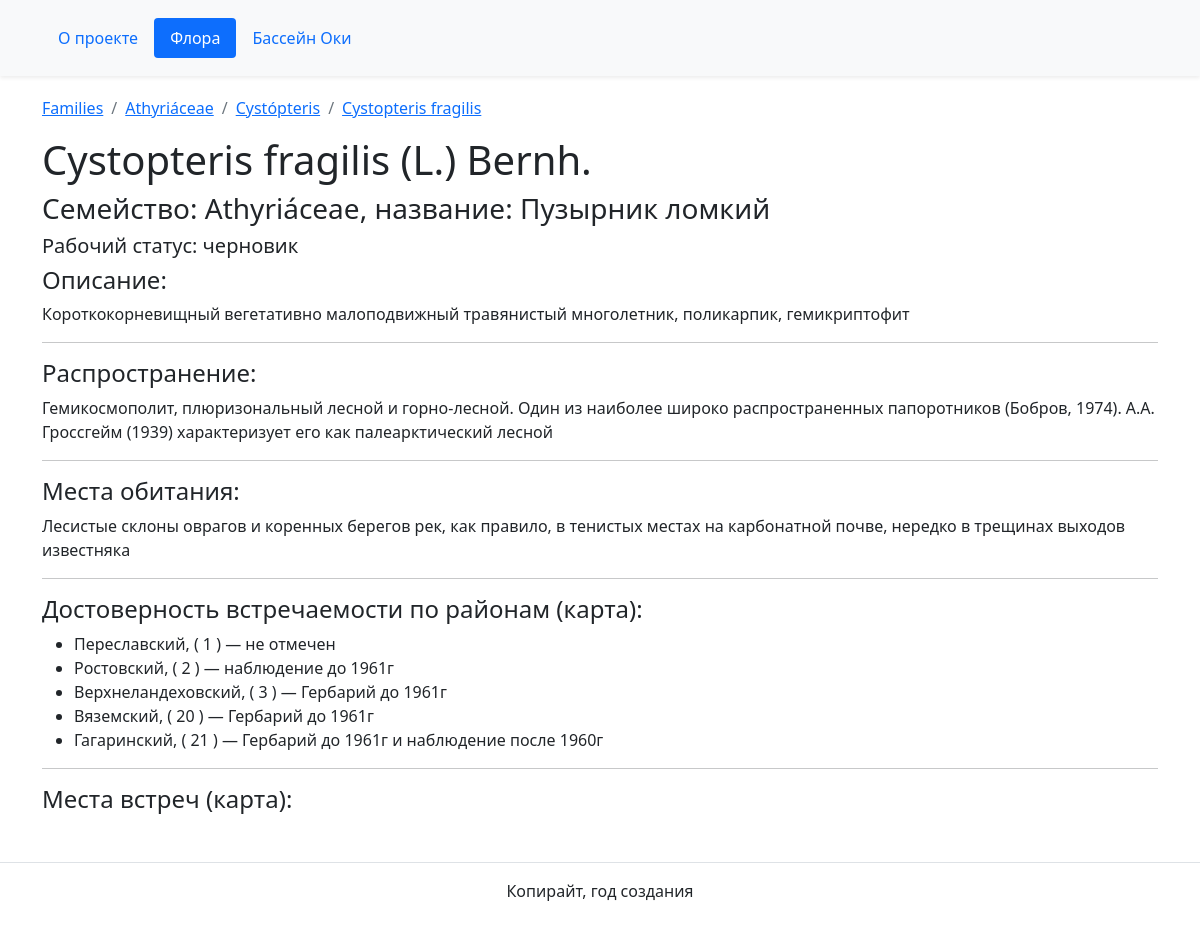
The app's page /flora/Athyriáceae/Cystópteris/Cystopteris fragilis/, older data.
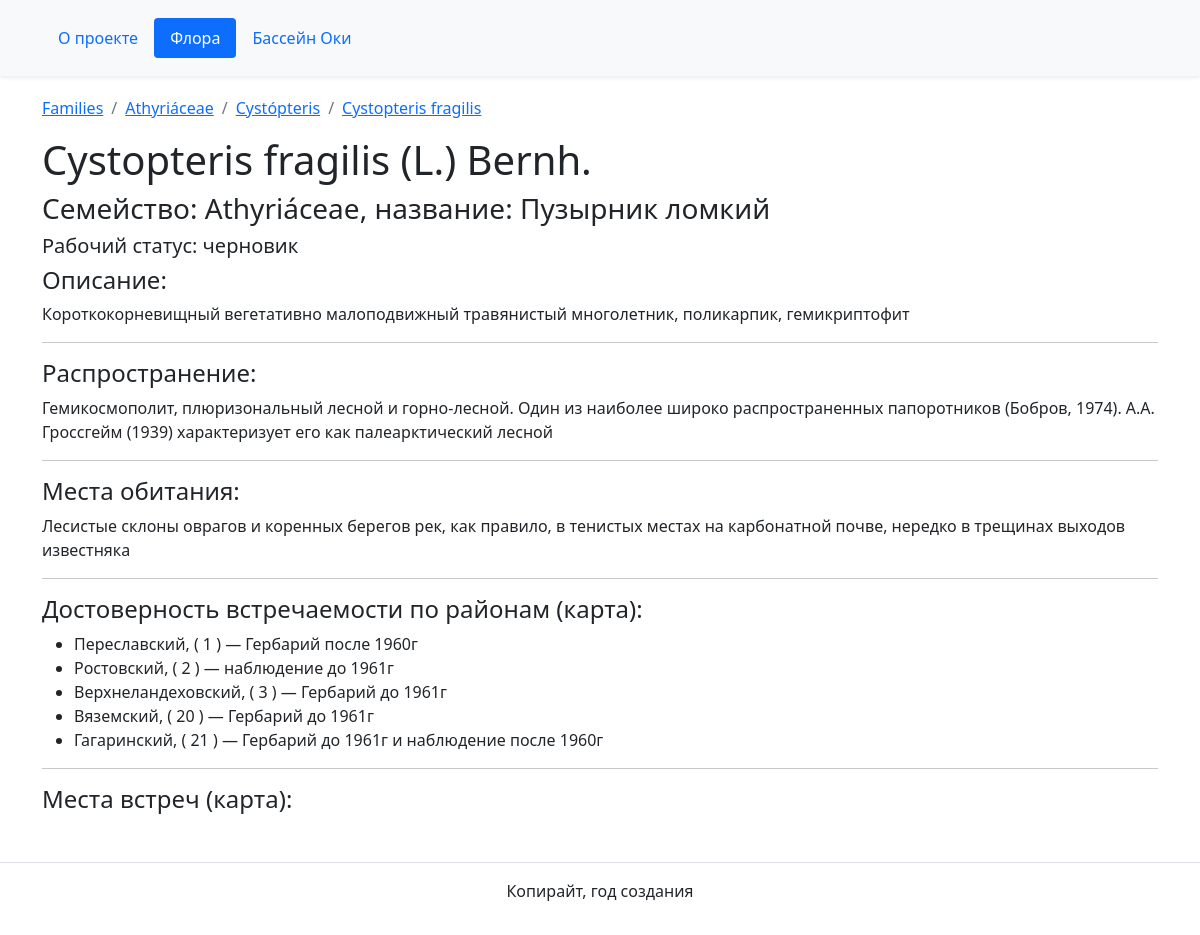
The same page, newer data.
### flora/models.py (models this page shows)
class Reliability(models.Model): #Reliability of Distribution in the district
    RELIABILITY_STATUS = [
        (0, "не отмечен"),
        (1, "наблюдение до 1961г"),
        (2, "наблюдение после 1960г"),
        ( 3, "Гербарий до 1961г"),
        ( 4, "Гербарий до 1961г и наблюдение после 1960г"),
        ( 5, "Гербарий после 1960г"),
    ]
    species_id = models.ForeignKey(Species, verbose_name="species name", on_delete=models.CASCADE)
    district_id = models.ForeignKey(District, verbose_name="district name", on_delete=models.CASCADE,  default=1 )
    reliability = models.IntegerField(choices=RELIABILITY_STATUS, default=0)

### oka_basin/models.py (models this page shows)
class District(models.Model):
    id = models.IntegerField(primary_key=True)
    region_id = models.ForeignKey(Region, verbose_name="region_name", on_delete=models.CASCADE)
    name = models.CharField(max_length=30, unique=True, )
    description = models.TextField(blank=True, default='')
    name_en = models.SlugField(blank=True, verbose_name='Name in English')
    svg_path = models.TextField(blank=True, default='', verbose_name='Границы района, SVG path')
    def __str__(self):
        return self.name

### flora/views.py (the view)
# urls.py: path('<str:family>/<str:genus>/<str:species>/', views.species_detail, name='species_detail'),
def species_detail(request, family, genus, species):
    template = 'flora/detail.html'
    species_info = Species.objects.get(name_short__exact=species)
    reliability_list = Reliability.objects.filter(species_id__exact=species_info.pk)
    location_list = Location.objects.filter(species_id__exact=species_info.pk)
    context = {"family": family,
                "genus": genus,
                "species": species_info,
                "reliability_list": reliability_list,
                "location_list": location_list}
    return render(request, template, context)

### flora/models.py (called while the page is built)
    def __str__(self):
        return self.name_short

### templates/flora/detail.html (shortened to what this page needs)
{% extends "base.html" %}
{% block content %}
<nav aria-label="breadcrumb">
  <ol class="breadcrumb">
    <li class="breadcrumb-item"><a href="{% url 'flora:families' %}">Families</a></li>
    <li class="breadcrumb-item"><a href="{% url 'flora:genera' family %}">{{ family }}</a></li>
    <li class="breadcrumb-item"><a href="{% url 'flora:species' family genus %}">{{ genus }}</a></li>
    <li class="breadcrumb-item"><a href="#">{{ species.name_short }}</a></li>
  </ol>
</nav>
  <h1>{{ species.name_full }}</h1>
  <h3>Семейство: {{ family }}, название:  {{ species.name_ru }}</h3>
  <h5>Рабочий статус: {{ species.get_work_status_display }}</h5>
  <h4>Описание:</h4>
  <p> {{ species.description }}</p><hr>
  <h4>Распространение:</h4>
  <p> {{ species.distribution }}</p><hr>
  <h4>Места обитания:</h4>
  <p> {{ species.habitat }}</p><hr>
  <h4>Достоверность встречаемости по районам (карта):</h4>
  <ul>
  {% for item in reliability_list %}
    <li>
    {{ item.district_id }}, ( {{ item.district_id.pk }} ) &mdash; {{ item.get_reliability_display }}
    </li>
    {% endfor %}
  </ul>
  <hr>
  <h4>Места встреч (карта):</h4>
{% endblock %}

Row changes from the older to the newer data that the page shows:
changed Reliability "Переславский": reliability "не отмечен" → "Гербарий после 1960г"
